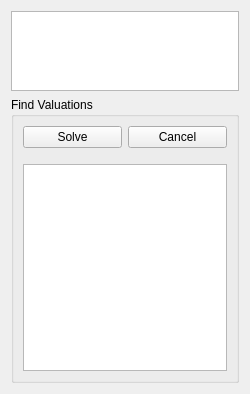
<?xml version="1.0" encoding="UTF-8"?>
<ui version="4.0">
 <class>solver</class>
 <widget class="QWidget" name="solver">
  <property name="geometry">
   <rect>
    <x>0</x>
    <y>0</y>
    <width>250</width>
    <height>394</height>
   </rect>
  </property>
  <property name="windowTitle">
   <string>Form</string>
  </property>
  <layout class="QVBoxLayout" name="verticalLayout">
   <item>
    <widget class="QPlainTextEdit" name="evalExpression">
     <property name="minimumSize">
      <size>
       <width>0</width>
       <height>40</height>
      </size>
     </property>
     <property name="maximumSize">
      <size>
       <width>16777215</width>
       <height>80</height>
      </size>
     </property>
    </widget>
   </item>
   <item>
    <widget class="QGroupBox" name="groupBox">
     <property name="minimumSize">
      <size>
       <width>0</width>
       <height>50</height>
      </size>
     </property>
     <property name="title">
      <string>Find Valuations</string>
     </property>
     <layout class="QVBoxLayout" name="verticalLayout_2">
      <item>
       <layout class="QHBoxLayout" name="horizontalLayout">
        <property name="spacing">
         <number>-1</number>
        </property>
        <property name="bottomMargin">
         <number>10</number>
        </property>
        <item>
         <widget class="QPushButton" name="SolveButton">
          <property name="text">
           <string>Solve</string>
          </property>
         </widget>
        </item>
        <item>
         <widget class="QPushButton" name="CancelButton">
          <property name="text">
           <string>Cancel</string>
          </property>
         </widget>
        </item>
       </layout>
      </item>
      <item>
       <widget class="QTextEdit" name="solveOutput"/>
      </item>
     </layout>
    </widget>
   </item>
  </layout>
 </widget>
 <resources/>
 <connections/>
</ui>
